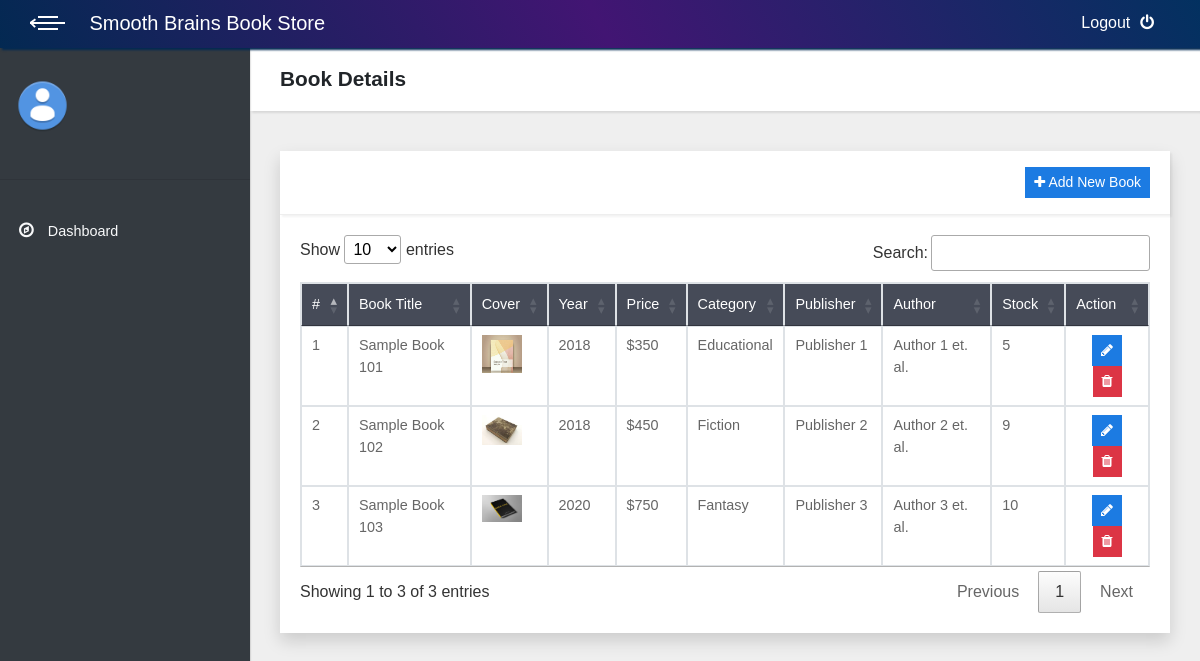
/index.php/book, run on the app's committed database.
### tables this page shows
CREATE TABLE `book` (
  `book_code` int(11) NOT NULL,
  `book_title` varchar(100) NOT NULL,
  `year` int(11) NOT NULL,
  `category_code` int(11) NOT NULL,
  `price` int(25) NOT NULL,
  `book_img` varchar(100) NOT NULL,
  `publisher` varchar(100) NOT NULL,
  `writer` varchar(100) NOT NULL,
  `stock` int(11) NOT NULL
);

CREATE TABLE `book_category` (
  `category_code` int(11) NOT NULL,
  `category_name` varchar(100) NOT NULL
);

### application/controllers/Book.php (called while the page is built, shortened)
<?php
class Book extends CI_Controller {
	public function __construct()
	{
		$this->load->model('m_book','book');
	}
	public function index()
	{
		$this->load->library('pagination');
		$amount_data = $this->book->amount_data();
		$data['get_book']=$this->book->get_book();
		$data['category']=$this->book->data_category();
		$data['content']="v_book";
		$data['total_rows'] = $amount_data;
		$data['per_page'] = 1;
		$from = $this->uri->segment(3);
		$data['user'] = $this->book->get_book($data['per_page'],$from);
		$this->load->view('template', $data, FALSE);
	}
}

### index.php (called while the page is built, shortened)
<?php
require_once BASEPATH.'core/CodeIgniter.php';

### application/models/M_book.php (called while the page is built, shortened)
<?php
class M_book extends CI_Model {
	public function get_book()
	{
		$tm_book=$this->db->join('book_category','book_category.category_code=book.category_code')
		->get('book')->result();
		return $tm_book;
	}
}

### application/views/v_book.php (the view, shortened to what this page needs)
<header class="page-header">
  <div class="container-fluid">
    <h2 class="no-margin-bottom">Book Details</h2>
  </div>
</header>
<div class="table-agile-info">
	<div class="container-fluid my-3">
		<br>
		<div class="card rounded-0 shadow">
			<div class="card-header">
				<a href="#add" data-toggle="modal" class="btn btn-primary btn-sm rounded-0 pull-right"><i class="fa fa-plus"></i> Add New Book</a>
			</div>
			<div class="card-body">
				<table class="table table-hover table-bordered" id="example" ui-options=ui-options="{
					&quot;paging&quot;: {
					&quot;enabled&quot;: true
					},
					&quot;filtering&quot;: {
					&quot;enabled&quot;: true
					},
					&quot;sorting&quot;: {
					&quot;enabled&quot;: true
					}}">
					<thead style="background-color: #464b58; color:white;">
						<tr>
							<td>#</td>
							<td>Book Title</td>
							<td>Cover</td>
							<td>Year</td>
							<td>Price</td>
							<td>Category</td>
							<td>Publisher</td>
							<td>Author</td>
							<td>Stock</td>
							<td>Action</td>
						</tr></thead>
						<tbody style="background-color: white;">
						<?php $no=0; foreach ($get_book as $book) : $no++;?>
						<tr>
							<td><?=$no?></td>
							<td><?=$book->book_title?></td>
							<td><img src="<?=base_url('assets/gambar/'.$book->book_img)?>" style="width:40px"></td>
							<td><?=$book->year?></td>
							<td>$<?=number_format($book->price)?></td>
							<td><?=$book->category_name?></td>
							<td><?=$book->publisher?></td>
							<td><?=$book->writer?></td>
							<td><?=$book->stock?></td>
							<td class="text-center">
								<a href="#edit" onclick="edit('<?=$book->book_code?>')" class="btn btn-primary btn-sm rounded-0" data-toggle="modal"><i class="fa fa-pencil"></i></a>
								<a href="<?=base_url('index.php/book/hapus/'.$book->book_code)?>" onclick="return confirm('Are you sure to delete this book?')" class="btn btn-danger btn-sm rounded-0"><i class="fa fa-trash"></i></a>
							</td>
						</tr>
					<?php endforeach ?>
					</tbody>
				</table>
			</div>
		</div>
	</div>
</div>

### application/views/template.php (shortened to what this page needs)
<!DOCTYPE html>
<html>
  <head>
    <link rel="stylesheet" href="<?php echo base_url(); ?>assets/vendor/bootstrap/css/bootstrap.min.css">
    <link rel="stylesheet" href="<?php echo base_url(); ?>assets/vendor/font-awesome/css/font-awesome.min.css">
    <link rel="stylesheet" href="<?php echo base_url(); ?>assets/css/fontastic.css">
    <link rel="stylesheet" href="<?php echo base_url(); ?>assets/css/style.default.css" id="theme-stylesheet">
    <link rel="stylesheet" href="<?php echo base_url(); ?>assets/DataTables/datatables.min.css">
    <link rel="stylesheet" href="<?php echo base_url(); ?>assets/css/custom.css">
  </head>
  <body>
    <div class="page">
      <header class="header">
        <nav class="navbar">
          <div class="container-fluid">
            <div class="navbar-holder d-flex align-items-center justify-content-between">
              <div class="navbar-header">
                <a id="toggle-btn" href="#" class="menu-btn active"><span></span><span></span><span></span></a>
                <a href="#" class="navbar-brand">
                  <div class="brand-text brand-big"><span>Smooth Brains Book Store</span></div>
                  <div class="brand-text brand-small">Smooth Brains Book Store</div></a>
              </div>
              <ul class="nav-menu list-unstyled d-flex flex-md-row align-items-md-center">
                <li class="nav-item"><a href="<?php echo base_url('index.php/admin/logout') ?>" class="nav-link logout">Logout<i class="fa fa-power-off"></i></a></li>
              </ul>
            </div>
          </div>
        </nav>
      </header>
      <div class="page-content d-flex">
        <nav class="side-navbar text-light bg-dark">
          <div class="sidebar-header d-flex align-items-center">
            <div class="avatar"><img src="<?php echo base_url(); ?>assets/img/avatar.png" alt="User Icon" class="img-fluid rounded-circle"></div>
          </div>
          <hr>
          <ul class="list-unstyled">
            <li>
                <a class="active" href="<?php echo base_url('index.php/dashboard');?>">
                    <i class="fa fa-compass"></i>
                    <span>Dashboard</span>
                </a></li>
          </ul>
        </nav>
        <div class="content-inner">
            <?php
                $this->load->view($content);
            ?>
        </div>
      </div>
    </div>
  </body>
</html>

### data on the page
book: book_title "Sample Book 101", book_img (picture), year "2018", price "350", category_code.category_name "Educational", publisher "Publisher 1", writer "Author 1 et. al.", stock "5"
book: book_title "Sample Book 102", book_img (picture), year "2018", price "450", category_code.category_name "Fiction", publisher "Publisher 2", writer "Author 2 et. al.", stock "9"
book: book_title "Sample Book 103", book_img (picture), year "2020", price "750", category_code.category_name "Fantasy", publisher "Publisher 3", writer "Author 3 et. al.", stock "10"
